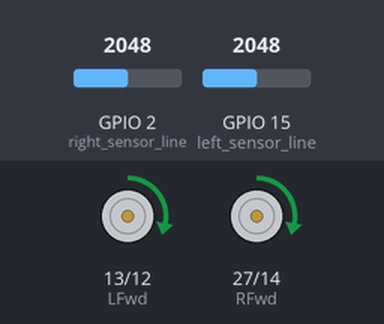
A sketch run on a simulated ESP32. Shown: motor-driver pin pairs drawn as motors (green arrow = first pin HIGH = forward, orange = second pin HIGH = backward, longer = more drive). The inputs (shaded band) are chosen by the test bench; at power-on: GPIO 2 (right_sensor_line) = 2048, GPIO 15 (left_sensor_line) = 2048.

Above: at 1.2 s.
1.3 s: GPIO 2 (right_sensor_line) set to 2866
At 2.4 s:
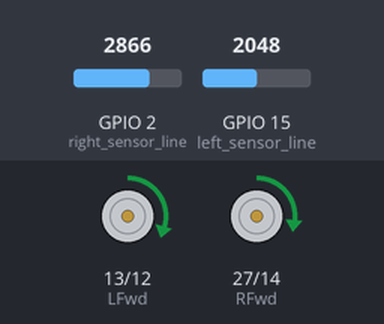
2.8 s: GPIO 15 (left_sensor_line) set to 3603
At 3.5 s:
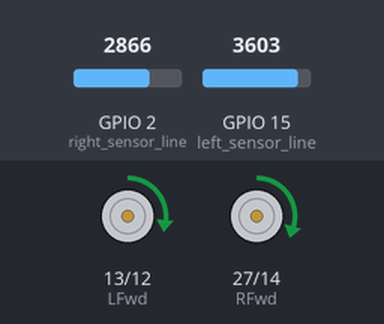
4.3 s: GPIO 15 (left_sensor_line) set to 15
At 4.7 s:
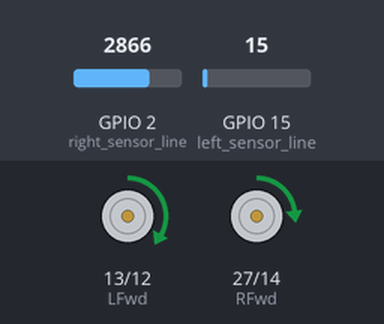
Timing chart, 0 to 7.3 s (numbered marks = the images above; inputs shaded):
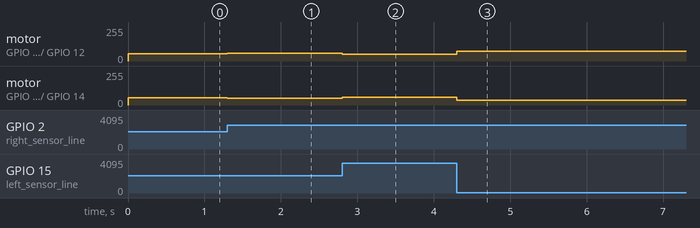

Measured:
- after the input at 1.3 s, motor on GPIO 13 (LFwd) / GPIO 12 (LBwd): forward 55/255 → forward 60/255 at once; motor on GPIO 27 (RFwd) / GPIO 14 (RBwd): forward 55/255 → forward 49/255 at once
- after the input at 2.8 s, motor on GPIO 13 (LFwd) / GPIO 12 (LBwd): forward 60/255 → forward 49/255 at once; motor on GPIO 27 (RFwd) / GPIO 14 (RBwd): forward 49/255 → forward 60/255 at once
- after the input at 4.3 s, motor on GPIO 13 (LFwd) / GPIO 12 (LBwd): forward 49/255 → forward 74/255 at once; motor on GPIO 27 (RFwd) / GPIO 14 (RBwd): forward 60/255 → forward 35/255 at once

The sketch:

LINE_V2.ino
```cpp
int RFwd=27; //вращение правого колеса назад 4(W2)
int RBwd=14; //вращение правого колеса вперед 16(W2)
int LFwd=13; //вращение левого колеса назад 2(W2)
int LBwd=12; //вращение левого колеса вперед 15(W2)
int left_sensor_line = 15;
int right_sensor_line = 2;
int ls;
int rs;
int  powerL;
int powerR;
float kp;
float kd;
float ki;
float iMin=-0.08;
float iMax=0.08;
float iSum=0;

float err;
float err_old;
int min_power;
void setup() {
  Serial.begin(115200);
  pinMode (RFwd, OUTPUT);
  ledcSetup(0,500,8);
  ledcAttachPin(RFwd, 0);
  pinMode (LFwd, OUTPUT);
  ledcSetup(1,500,8);
  ledcAttachPin(LFwd, 1);
  pinMode (RBwd, OUTPUT);
  ledcSetup(2,500,8);
  ledcAttachPin(RBwd, 2);
  pinMode (LBwd, OUTPUT);
  ledcSetup(3,500,8);
  ledcAttachPin(LBwd, 3);

  pinMode(left_sensor_line, INPUT);
  pinMode(right_sensor_line, INPUT);
}

void loop() {
  ls = analogRead(left_sensor_line);
  rs = analogRead(right_sensor_line);
  kp=0.0069;
kd=0.01;
ki=0.001;
min_power =55;

err=((float)ls-(float)rs);

iSum=iSum+err;
if(iSum<iMin)
{
  iSum=iMin;
}
if(iSum>iMax)
{
  iSum=iMax;
}
powerL=int((float)min_power-(kp*err+kd*(err-err_old)+ki*iSum));
powerR=int((float)min_power+(kp*err+kd*(err-err_old)+ki*iSum));
err_old= err;


ledcWrite(0,powerR);
ledcWrite(1,powerL);

}
```
